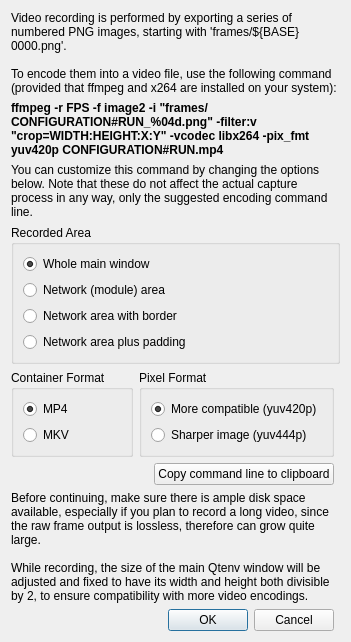
<?xml version="1.0" encoding="UTF-8"?>
<ui version="4.0">
 <class>VideoRecordingDialog</class>
 <widget class="QDialog" name="VideoRecordingDialog">
  <property name="windowTitle">
   <string>Video Recording</string>
  </property>
  <layout class="QGridLayout" name="gridLayout">
   <item row="1" column="0" colspan="2">
    <widget class="QLabel" name="commandLabel">
     <property name="sizePolicy">
      <sizepolicy hsizetype="Preferred" vsizetype="MinimumExpanding">
       <horstretch>0</horstretch>
       <verstretch>0</verstretch>
      </sizepolicy>
     </property>
     <property name="text">
      <string>&lt;html&gt;&lt;head/&gt;&lt;body&gt;&lt;p&gt;&lt;span style=&quot; font-family:'monospace'; font-weight:600;&quot;&gt;ffmpeg -r FPS -f image2 -i &quot;frames/CONFIGURATION#RUN_%04d.png&quot; -filter:v &quot;crop=WIDTH:HEIGHT:X:Y&quot; -vcodec libx264 -pix_fmt yuv420p CONFIGURATION#RUN.mp4&lt;/span&gt;&lt;/p&gt;&lt;/body&gt;&lt;/html&gt;</string>
     </property>
     <property name="wordWrap">
      <bool>true</bool>
     </property>
     <property name="textInteractionFlags">
      <set>Qt::TextSelectableByKeyboard|Qt::TextSelectableByMouse</set>
     </property>
    </widget>
   </item>
   <item row="5" column="0" colspan="2">
    <widget class="QLabel" name="label">
     <property name="sizePolicy">
      <sizepolicy hsizetype="Preferred" vsizetype="Preferred">
       <horstretch>0</horstretch>
       <verstretch>0</verstretch>
      </sizepolicy>
     </property>
     <property name="text">
      <string>You can customize this command by changing the options below. Note that these do not affect the actual capture process in any way, only the suggested encoding command line.</string>
     </property>
     <property name="wordWrap">
      <bool>true</bool>
     </property>
    </widget>
   </item>
   <item row="7" column="0">
    <widget class="QGroupBox" name="containerFormatGroup">
     <property name="sizePolicy">
      <sizepolicy hsizetype="Preferred" vsizetype="MinimumExpanding">
       <horstretch>0</horstretch>
       <verstretch>0</verstretch>
      </sizepolicy>
     </property>
     <property name="title">
      <string>Container Format</string>
     </property>
     <layout class="QVBoxLayout" name="verticalLayout_3">
      <item>
       <widget class="QRadioButton" name="mp4">
        <property name="text">
         <string>MP4</string>
        </property>
        <property name="checked">
         <bool>true</bool>
        </property>
       </widget>
      </item>
      <item>
       <widget class="QRadioButton" name="mkv">
        <property name="text">
         <string>MKV</string>
        </property>
       </widget>
      </item>
     </layout>
    </widget>
   </item>
   <item row="11" column="1">
    <widget class="QDialogButtonBox" name="buttonBox">
     <property name="orientation">
      <enum>Qt::Horizontal</enum>
     </property>
     <property name="standardButtons">
      <set>QDialogButtonBox::Cancel|QDialogButtonBox::Ok</set>
     </property>
    </widget>
   </item>
   <item row="6" column="0" colspan="3">
    <widget class="QGroupBox" name="recordingAreaGroup">
     <property name="sizePolicy">
      <sizepolicy hsizetype="Preferred" vsizetype="MinimumExpanding">
       <horstretch>0</horstretch>
       <verstretch>0</verstretch>
      </sizepolicy>
     </property>
     <property name="title">
      <string>Recorded Area</string>
     </property>
     <layout class="QVBoxLayout" name="verticalLayout">
      <item>
       <widget class="QRadioButton" name="window">
        <property name="text">
         <string>Whole main window</string>
        </property>
        <property name="checked">
         <bool>true</bool>
        </property>
       </widget>
      </item>
      <item>
       <widget class="QRadioButton" name="network">
        <property name="text">
         <string>Network (module) area</string>
        </property>
       </widget>
      </item>
      <item>
       <widget class="QRadioButton" name="border">
        <property name="text">
         <string>Network area with border</string>
        </property>
       </widget>
      </item>
      <item>
       <widget class="QRadioButton" name="padding">
        <property name="text">
         <string>Network area plus padding</string>
        </property>
       </widget>
      </item>
     </layout>
    </widget>
   </item>
   <item row="0" column="0" colspan="3">
    <widget class="QLabel" name="topLabel">
     <property name="sizePolicy">
      <sizepolicy hsizetype="Preferred" vsizetype="Preferred">
       <horstretch>0</horstretch>
       <verstretch>0</verstretch>
      </sizepolicy>
     </property>
     <property name="text">
      <string>&lt;html&gt;&lt;head/&gt;&lt;body&gt;&lt;p&gt;Video recording is performed by exporting a series of numbered PNG images, starting with 'frames/${BASE}0000.png'.&lt;br/&gt;&lt;br/&gt;To encode them into a video file, use the following command (provided that ffmpeg and x264 are installed on your system):&lt;/p&gt;&lt;/body&gt;&lt;/html&gt;</string>
     </property>
     <property name="wordWrap">
      <bool>true</bool>
     </property>
    </widget>
   </item>
   <item row="10" column="0" colspan="3">
    <widget class="QLabel" name="bottomLabel">
     <property name="sizePolicy">
      <sizepolicy hsizetype="Preferred" vsizetype="Preferred">
       <horstretch>0</horstretch>
       <verstretch>0</verstretch>
      </sizepolicy>
     </property>
     <property name="text">
      <string>Before continuing, make sure there is ample disk space available, especially if you plan to record a long video, since the raw frame output is lossless, therefore can grow quite large.&lt;br/&gt;&lt;br/&gt;While recording, the size of the main Qtenv window will be adjusted and fixed to have its width and height both divisible by 2, to ensure compatibility with more video encodings.</string>
     </property>
     <property name="wordWrap">
      <bool>true</bool>
     </property>
    </widget>
   </item>
   <item row="7" column="1">
    <widget class="QGroupBox" name="pixelFormatGroup">
     <property name="sizePolicy">
      <sizepolicy hsizetype="Preferred" vsizetype="MinimumExpanding">
       <horstretch>0</horstretch>
       <verstretch>0</verstretch>
      </sizepolicy>
     </property>
     <property name="title">
      <string>Pixel Format</string>
     </property>
     <layout class="QVBoxLayout" name="verticalLayout_2">
      <item>
       <widget class="QRadioButton" name="compatible">
        <property name="text">
         <string>More compatible (yuv420p)</string>
        </property>
        <property name="checked">
         <bool>true</bool>
        </property>
       </widget>
      </item>
      <item>
       <widget class="QRadioButton" name="sharper">
        <property name="text">
         <string>Sharper image (yuv444p)</string>
        </property>
       </widget>
      </item>
     </layout>
    </widget>
   </item>
   <item row="9" column="0" colspan="2" alignment="Qt::AlignRight">
    <widget class="QPushButton" name="copyButton">
     <property name="text">
      <string>Copy command line to clipboard</string>
     </property>
    </widget>
   </item>
  </layout>
 </widget>
 <resources/>
 <connections>
  <connection>
   <sender>buttonBox</sender>
   <signal>accepted()</signal>
   <receiver>VideoRecordingDialog</receiver>
   <slot>accept()</slot>
   <hints>
    <hint type="sourcelabel">
     <x>248</x>
     <y>254</y>
    </hint>
    <hint type="destinationlabel">
     <x>157</x>
     <y>274</y>
    </hint>
   </hints>
  </connection>
  <connection>
   <sender>buttonBox</sender>
   <signal>rejected()</signal>
   <receiver>VideoRecordingDialog</receiver>
   <slot>reject()</slot>
   <hints>
    <hint type="sourcelabel">
     <x>316</x>
     <y>260</y>
    </hint>
    <hint type="destinationlabel">
     <x>286</x>
     <y>274</y>
    </hint>
   </hints>
  </connection>
 </connections>
</ui>
